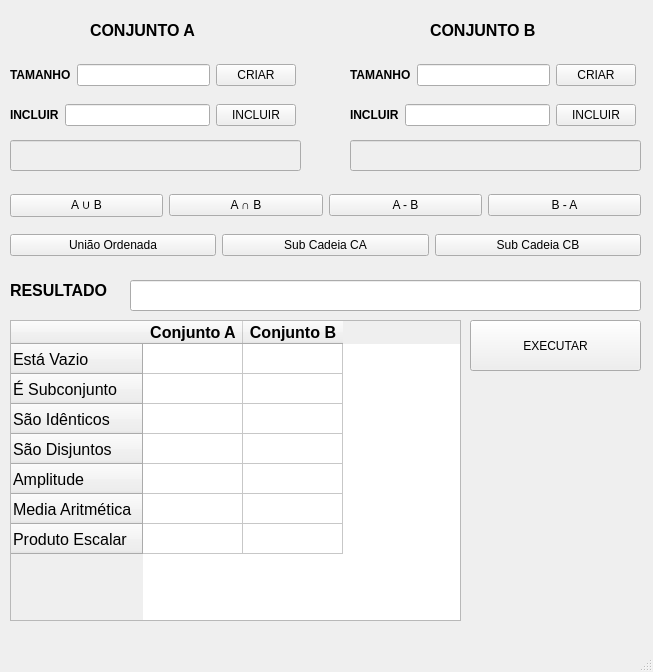
<?xml version="1.0" encoding="UTF-8"?>
<ui version="4.0">
 <class>TelaPrincipal</class>
 <widget class="QMainWindow" name="TelaPrincipal">
  <property name="geometry">
   <rect>
    <x>0</x>
    <y>0</y>
    <width>653</width>
    <height>672</height>
   </rect>
  </property>
  <property name="windowTitle">
   <string>SISTEMA TEORIA DOS CONJUNTOS</string>
  </property>
  <widget class="QWidget" name="centralwidget">
   <widget class="QLabel" name="label">
    <property name="geometry">
     <rect>
      <x>90</x>
      <y>20</y>
      <width>111</width>
      <height>21</height>
     </rect>
    </property>
    <property name="text">
     <string>&lt;html&gt;&lt;head/&gt;&lt;body&gt;&lt;p&gt;&lt;span style=&quot; font-size:12pt; font-weight:700;&quot;&gt;CONJUNTO A&lt;/span&gt;&lt;/p&gt;&lt;/body&gt;&lt;/html&gt;</string>
    </property>
   </widget>
   <widget class="QLineEdit" name="lineEditSaidaConjuntoA">
    <property name="enabled">
     <bool>false</bool>
    </property>
    <property name="geometry">
     <rect>
      <x>10</x>
      <y>140</y>
      <width>291</width>
      <height>31</height>
     </rect>
    </property>
   </widget>
   <widget class="QLineEdit" name="lineEditSaidaConjuntoB">
    <property name="enabled">
     <bool>false</bool>
    </property>
    <property name="geometry">
     <rect>
      <x>350</x>
      <y>140</y>
      <width>291</width>
      <height>31</height>
     </rect>
    </property>
   </widget>
   <widget class="QWidget" name="layoutWidget">
    <property name="geometry">
     <rect>
      <x>350</x>
      <y>100</y>
      <width>286</width>
      <height>31</height>
     </rect>
    </property>
    <layout class="QHBoxLayout" name="horizontalLayout_3">
     <item>
      <widget class="QLabel" name="label_4">
       <property name="text">
        <string>&lt;html&gt;&lt;head/&gt;&lt;body&gt;&lt;p&gt;&lt;span style=&quot; font-weight:700;&quot;&gt;INCLUIR&lt;/span&gt;&lt;/p&gt;&lt;/body&gt;&lt;/html&gt;</string>
       </property>
      </widget>
     </item>
     <item>
      <widget class="QLineEdit" name="lineEditIncluirConjuntoB"/>
     </item>
     <item>
      <widget class="QPushButton" name="pushButtonIncluirConjuntoB">
       <property name="text">
        <string>INCLUIR</string>
       </property>
      </widget>
     </item>
    </layout>
   </widget>
   <widget class="QWidget" name="layoutWidget_2">
    <property name="geometry">
     <rect>
      <x>350</x>
      <y>60</y>
      <width>286</width>
      <height>31</height>
     </rect>
    </property>
    <layout class="QHBoxLayout" name="horizontalLayout_4">
     <item>
      <widget class="QLabel" name="label_5">
       <property name="text">
        <string>&lt;html&gt;&lt;head/&gt;&lt;body&gt;&lt;p&gt;&lt;span style=&quot; font-weight:700;&quot;&gt;TAMANHO&lt;/span&gt;&lt;/p&gt;&lt;/body&gt;&lt;/html&gt;</string>
       </property>
      </widget>
     </item>
     <item>
      <widget class="QLineEdit" name="lineEditTamanhoConjuntoB"/>
     </item>
     <item>
      <widget class="QPushButton" name="pushButtonCriarConjuntoB">
       <property name="text">
        <string>CRIAR</string>
       </property>
      </widget>
     </item>
    </layout>
   </widget>
   <widget class="QLabel" name="label_6">
    <property name="geometry">
     <rect>
      <x>430</x>
      <y>20</y>
      <width>131</width>
      <height>21</height>
     </rect>
    </property>
    <property name="text">
     <string>&lt;html&gt;&lt;head/&gt;&lt;body&gt;&lt;p&gt;&lt;span style=&quot; font-size:12pt; font-weight:700;&quot;&gt;CONJUNTO B&lt;/span&gt;&lt;/p&gt;&lt;/body&gt;&lt;/html&gt;</string>
    </property>
   </widget>
   <widget class="QLabel" name="label_7">
    <property name="geometry">
     <rect>
      <x>10</x>
      <y>270</y>
      <width>121</width>
      <height>41</height>
     </rect>
    </property>
    <property name="text">
     <string>&lt;html&gt;&lt;head/&gt;&lt;body&gt;&lt;p&gt;&lt;span style=&quot; font-size:12pt; font-weight:700;&quot;&gt;RESULTADO&lt;/span&gt;&lt;/p&gt;&lt;/body&gt;&lt;/html&gt;</string>
    </property>
   </widget>
   <widget class="QLineEdit" name="lineEditResultado">
    <property name="geometry">
     <rect>
      <x>130</x>
      <y>280</y>
      <width>511</width>
      <height>31</height>
     </rect>
    </property>
   </widget>
   <widget class="QWidget" name="layoutWidget">
    <property name="geometry">
     <rect>
      <x>10</x>
      <y>60</y>
      <width>286</width>
      <height>31</height>
     </rect>
    </property>
    <layout class="QHBoxLayout" name="horizontalLayout">
     <item>
      <widget class="QLabel" name="label_2">
       <property name="text">
        <string>&lt;html&gt;&lt;head/&gt;&lt;body&gt;&lt;p&gt;&lt;span style=&quot; font-weight:700;&quot;&gt;TAMANHO&lt;/span&gt;&lt;/p&gt;&lt;/body&gt;&lt;/html&gt;</string>
       </property>
      </widget>
     </item>
     <item>
      <widget class="QLineEdit" name="lineEditTamanhoConjuntoA"/>
     </item>
     <item>
      <widget class="QPushButton" name="pushButtonCriarConjuntoA">
       <property name="text">
        <string>CRIAR</string>
       </property>
      </widget>
     </item>
    </layout>
   </widget>
   <widget class="QWidget" name="layoutWidget">
    <property name="geometry">
     <rect>
      <x>10</x>
      <y>100</y>
      <width>286</width>
      <height>31</height>
     </rect>
    </property>
    <layout class="QHBoxLayout" name="horizontalLayout_2">
     <item>
      <widget class="QLabel" name="label_3">
       <property name="text">
        <string>&lt;html&gt;&lt;head/&gt;&lt;body&gt;&lt;p&gt;&lt;span style=&quot; font-weight:700;&quot;&gt;INCLUIR&lt;/span&gt;&lt;/p&gt;&lt;/body&gt;&lt;/html&gt;</string>
       </property>
      </widget>
     </item>
     <item>
      <widget class="QLineEdit" name="lineEditIncluirConjuntoA"/>
     </item>
     <item>
      <widget class="QPushButton" name="pushButtonIncluirConjuntoA">
       <property name="text">
        <string>INCLUIR</string>
       </property>
      </widget>
     </item>
    </layout>
   </widget>
   <widget class="QWidget" name="layoutWidget">
    <property name="geometry">
     <rect>
      <x>10</x>
      <y>190</y>
      <width>631</width>
      <height>31</height>
     </rect>
    </property>
    <layout class="QHBoxLayout" name="horizontalLayout_5">
     <item>
      <widget class="QPushButton" name="pushButtonUniao">
       <property name="statusTip">
        <string/>
       </property>
       <property name="text">
        <string>A ∪ B</string>
       </property>
      </widget>
     </item>
     <item>
      <widget class="QPushButton" name="pushButtonIntersecao">
       <property name="text">
        <string>A ∩ B</string>
       </property>
      </widget>
     </item>
     <item>
      <widget class="QPushButton" name="pushButtonCADiferencaCB">
       <property name="text">
        <string>A - B</string>
       </property>
      </widget>
     </item>
     <item>
      <widget class="QPushButton" name="pushButtonCBDiferencaCA">
       <property name="text">
        <string>B - A</string>
       </property>
      </widget>
     </item>
    </layout>
   </widget>
   <widget class="QTableWidget" name="tableWidgetSaida">
    <property name="geometry">
     <rect>
      <x>10</x>
      <y>320</y>
      <width>451</width>
      <height>301</height>
     </rect>
    </property>
    <row>
     <property name="text">
      <string>Está Vazio</string>
     </property>
     <property name="font">
      <font>
       <pointsize>12</pointsize>
      </font>
     </property>
    </row>
    <row>
     <property name="text">
      <string>É Subconjunto</string>
     </property>
     <property name="font">
      <font>
       <pointsize>12</pointsize>
      </font>
     </property>
    </row>
    <row>
     <property name="text">
      <string>São Idênticos</string>
     </property>
     <property name="font">
      <font>
       <pointsize>12</pointsize>
      </font>
     </property>
    </row>
    <row>
     <property name="text">
      <string>São Disjuntos</string>
     </property>
     <property name="font">
      <font>
       <pointsize>12</pointsize>
      </font>
     </property>
    </row>
    <row>
     <property name="text">
      <string>Amplitude</string>
     </property>
     <property name="font">
      <font>
       <pointsize>12</pointsize>
      </font>
     </property>
    </row>
    <row>
     <property name="text">
      <string>Media Aritmética</string>
     </property>
     <property name="font">
      <font>
       <pointsize>12</pointsize>
      </font>
     </property>
    </row>
    <row>
     <property name="text">
      <string>Produto Escalar</string>
     </property>
     <property name="font">
      <font>
       <pointsize>12</pointsize>
      </font>
     </property>
    </row>
    <column>
     <property name="text">
      <string>Conjunto A</string>
     </property>
     <property name="font">
      <font>
       <pointsize>12</pointsize>
       <bold>true</bold>
      </font>
     </property>
    </column>
    <column>
     <property name="text">
      <string>Conjunto B</string>
     </property>
     <property name="font">
      <font>
       <pointsize>12</pointsize>
       <italic>false</italic>
       <bold>true</bold>
      </font>
     </property>
    </column>
   </widget>
   <widget class="QPushButton" name="pushButtonExecutar">
    <property name="geometry">
     <rect>
      <x>470</x>
      <y>320</y>
      <width>171</width>
      <height>51</height>
     </rect>
    </property>
    <property name="text">
     <string>EXECUTAR</string>
    </property>
   </widget>
   <widget class="QWidget" name="layoutWidget_3">
    <property name="geometry">
     <rect>
      <x>10</x>
      <y>230</y>
      <width>631</width>
      <height>31</height>
     </rect>
    </property>
    <layout class="QHBoxLayout" name="horizontalLayout_7">
     <item>
      <widget class="QPushButton" name="pushButtonUniaoOrdenada">
       <property name="text">
        <string>União Ordenada</string>
       </property>
      </widget>
     </item>
     <item>
      <widget class="QPushButton" name="pushButtonSubCadeiaCA">
       <property name="text">
        <string>Sub Cadeia CA</string>
       </property>
      </widget>
     </item>
     <item>
      <widget class="QPushButton" name="pushButtonSubCadeiaCB">
       <property name="text">
        <string>Sub Cadeia CB</string>
       </property>
      </widget>
     </item>
    </layout>
   </widget>
  </widget>
  <widget class="QMenuBar" name="menubar">
   <property name="geometry">
    <rect>
     <x>0</x>
     <y>0</y>
     <width>653</width>
     <height>26</height>
    </rect>
   </property>
  </widget>
  <widget class="QStatusBar" name="statusbar"/>
 </widget>
 <resources/>
 <connections/>
</ui>
